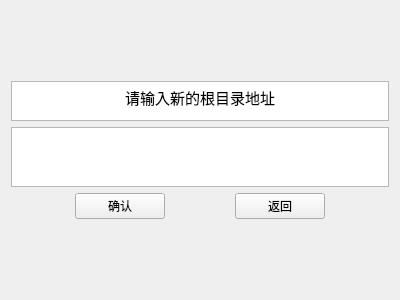
<?xml version="1.0" encoding="UTF-8"?>
<ui version="4.0">
<class>input</class>
<widget class="QWidget" name="input">
 <property name="geometry">
  <rect>
   <x>0</x>
   <y>0</y>
   <width>400</width>
   <height>300</height>
  </rect>
 </property>
 <property name="windowTitle">
  <string>更改目录</string>
 </property>
 <layout class="QVBoxLayout" name="verticalLayout">
  <item>
   <spacer name="verticalSpacer">
    <property name="orientation">
     <enum>Qt::Vertical</enum>
    </property>
    <property name="sizeHint" stdset="0">
     <size>
      <width>20</width>
      <height>40</height>
     </size>
    </property>
   </spacer>
  </item>
  
  <item>
   <widget class="QTextBrowser" name="textBrowser">
    <property name="minimumSize">
     <size>
      <width>0</width>
      <height>30</height>
     </size>
    </property>
    <property name="maximumSize">
     <size>
      <width>16777215</width>
      <height>40</height>
     </size>
    </property>
    <property name="styleSheet">
     <string notr="true"/>
    </property>
    <property name="html">
     <string>&lt;!DOCTYPE HTML PUBLIC &quot;-//W3C//DTD HTML 4.0//EN&quot; &quot;http://www.w3.org/TR/REC-html40/strict.dtd&quot;&gt;
&lt;html&gt;&lt;head&gt;&lt;meta name=&quot;qrichtext&quot; content=&quot;1&quot; /&gt;&lt;style type=&quot;text/css&quot;&gt;
p, li { white-space: pre-wrap; }
&lt;/style&gt;&lt;/head&gt;&lt;body style=&quot; font-family:'Ubuntu'; font-size:11pt; font-weight:400; font-style:normal;&quot;&gt;
&lt;p align=&quot;center&quot; style=&quot; margin-top:0px; margin-bottom:0px; margin-left:0px; margin-right:0px; -qt-block-indent:0; text-indent:0px;&quot;&gt;请输入新的根目录地址&lt;/p&gt;&lt;/body&gt;&lt;/html&gt;</string>
    </property>
   </widget>
  </item>
  
  <item>
   <widget class="QTextEdit" name="textEdit">
    <property name="minimumSize">
     <size>
      <width>0</width>
      <height>40</height>
     </size>
    </property>
    <property name="maximumSize">
     <size>
      <width>16777215</width>
      <height>60</height>
     </size>
    </property>
   </widget>
  </item>
  
  <item>
   <layout class="QHBoxLayout" name="horizontalLayout">
    <item>
     <spacer name="horizontalSpacer">
      <property name="orientation">
       <enum>Qt::Horizontal</enum>
      </property>
      <property name="sizeHint" stdset="0">
       <size>
        <width>40</width>
        <height>20</height>
       </size>
      </property>
     </spacer>
    </item>
    
    <item>
     <widget class="QPushButton" name="pushButton">
      <property name="minimumSize">
       <size>
        <width>90</width>
        <height>25</height>
       </size>
      </property>
      <property name="text">
       <string>确认</string>
      </property>
     </widget>
    </item>
    
    <item>
     <spacer name="horizontalSpacer_2">
      <property name="orientation">
       <enum>Qt::Horizontal</enum>
      </property>
      <property name="sizeHint" stdset="0">
       <size>
        <width>40</width>
        <height>20</height>
       </size>
      </property>
     </spacer>
    </item>
    
    <item>
     <widget class="QPushButton" name="pushButton_2">
      <property name="minimumSize">
       <size>
        <width>90</width>
        <height>25</height>
       </size>
      </property>
      <property name="text">
       <string>返回</string>
      </property>
     </widget>
    </item>
    
    <item>
     <spacer name="horizontalSpacer_3">
      <property name="orientation">
       <enum>Qt::Horizontal</enum>
      </property>
      <property name="sizeHint" stdset="0">
       <size>
        <width>40</width>
        <height>20</height>
       </size>
      </property>
     </spacer>
    </item>
   </layout>
  </item>
  
  <item>
   <spacer name="verticalSpacer_2">
    <property name="orientation">
     <enum>Qt::Vertical</enum>
    </property>
    <property name="sizeHint" stdset="0">
     <size>
      <width>20</width>
      <height>40</height>
     </size>
    </property>
   </spacer>
  </item>
 </layout>
</widget>
<resources/>
<connections/>
</ui>
